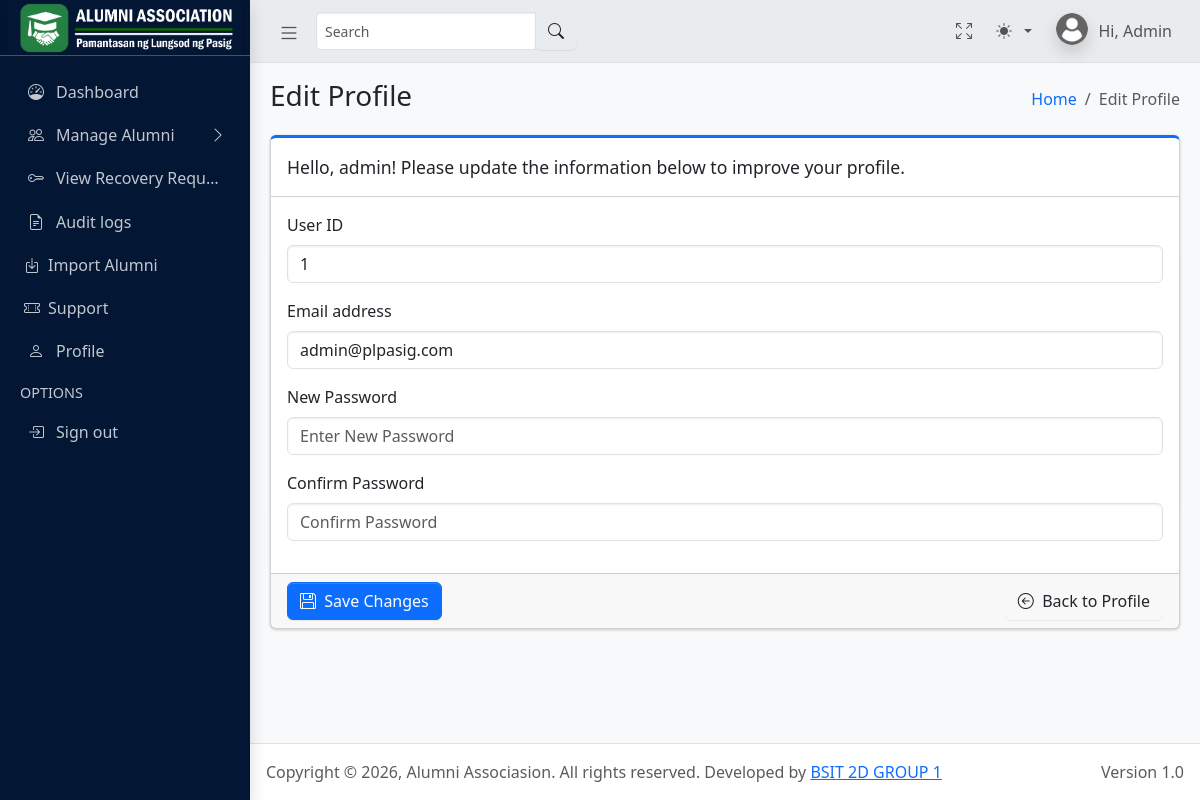
Screenshot of /admin/edit_profile.php (signed in) with the database file from the repository.
### tables this page shows
CREATE TABLE `users` (
  `id` int(11) NOT NULL AUTO_INCREMENT,
  `email` varchar(100) NOT NULL,
  `password` varchar(255) NOT NULL,
  `role` enum('alumni','admin') NOT NULL,
  `status` enum('active','pending','inactive') DEFAULT 'pending',
  `created_at` timestamp NOT NULL DEFAULT current_timestamp(),
  `twofa_secret` varchar(255) DEFAULT NULL,
  `twofa_enabled` tinyint(1) DEFAULT 0,
  `force_password_change` tinyint(1) DEFAULT 0,
  PRIMARY KEY (`id`),
  UNIQUE KEY `email` (`email`),
  KEY `idx_user_email` (`email`)
);

### admin/edit_profile.php (the view, shortened to what this page needs)
<?php
include("../backend/db_admin.php");
$user_id = $_SESSION['user_id'];
$user = null;
$sql = "SELECT * FROM users WHERE id = ?";
$stmt = $conn->prepare($sql);
if (!$stmt) {
    flash("error", "Database Error", $conn->error);
} else {
    if (!$stmt->bind_param("i", $user_id)) {
        flash("error", "System Error", "Bind failed.");
    } elseif (!$stmt->execute()) {
        flash("error", "Database Error", $stmt->error);
    } else {
        $result = $stmt->get_result();
        if ($result) {
            $user = $result->fetch_assoc();
        }
    }
}
?>
<!DOCTYPE html>
<html lang="en">
<head>
    <?php include('includes/global_styles.php'); ?>
</head>
<body class="layout-fixed sidebar-expand-lg bg-body-tertiary">
    <div class="app-wrapper">
        <?php
        include('includes/navbar.php');
        include('includes/sidebar.php');
        ?>
        <main class="app-main">
            <div class="app-content-header">
                <div class="container-fluid">
                    <div class="row">
                        <div class="col-sm-6">
                            <h3 class="mb-0">Edit Profile</h3>
                        </div>
                        <div class="col-sm-6">
                            <ol class="breadcrumb float-sm-end">
                                <li class="breadcrumb-item"><a href="dashboard.php">Home</a></li>
                                <li class="breadcrumb-item active" aria-current="page">Edit Profile</li>
                            </ol>
                        </div>
                    </div>
                </div>
            </div>
            <div class="app-content">
                <div class="container-fluid">
                    <div class="row g-4">
                        <div class="col-md-12">
                            <div class="card card-primary card-outline mb-4">
                                <div class="card-header">
                                    <div class="card-title">Hello, <?php echo htmlspecialchars($user['role']); ?>! Please update the information below to improve your profile.</div>
                                </div>
                                <form method="POST" action="">
                                    <div class="card-body">
                                        <div class="mb-3">
                                            <label for="user_id" class="form-label">User ID</label>
                                            <input type="text" class="form-control" id="user_id" name="user_id" value="<?php echo htmlspecialchars($user['id']); ?>" readonly>
                                        </div>
                                        <div class="mb-3">
                                            <label for="email" class="form-label">Email address</label>
                                            <input type="email" class="form-control" id="email" name="email" value="<?php echo htmlspecialchars($user['email']); ?>" readonly>
                                        </div>
                                        <div class="mb-3">
                                            <label for="password" class="form-label">New Password</label>
                                            <input type="password" class="form-control" id="password" name="password" placeholder="Enter New Password" required>
                                        </div>
                                        <div class="mb-3">
                                            <label for="confirm_password" class="form-label">
                                                Confirm Password
                                            </label>
                                            <input
                                                type="password"
                                                class="form-control"
                                                id="confirm_password"
                                                name="confirm_password"
                                                placeholder="Confirm Password"
                                                required>
                                        </div>
                                    </div>
                                    <div class="card-footer">
                                        <button type="submit" class="btn btn-primary"><i class="bi bi-floppy"></i>&nbsp; Save Changes</button>
                                        <a href="profile.php" class="btn float-end"><i class="bi bi-arrow-left-circle"></i>&nbsp; Back to Profile</a>
                                    </div>
                                </form>
                            </div>
                        </div>
                    </div>
                </div>
            </div>
        </main>
        <?php include("includes/footer.php"); ?>
</body>
</html>

### rows the page displays
users: role "admin", user_id "1", email "admin@plpasig.com"
